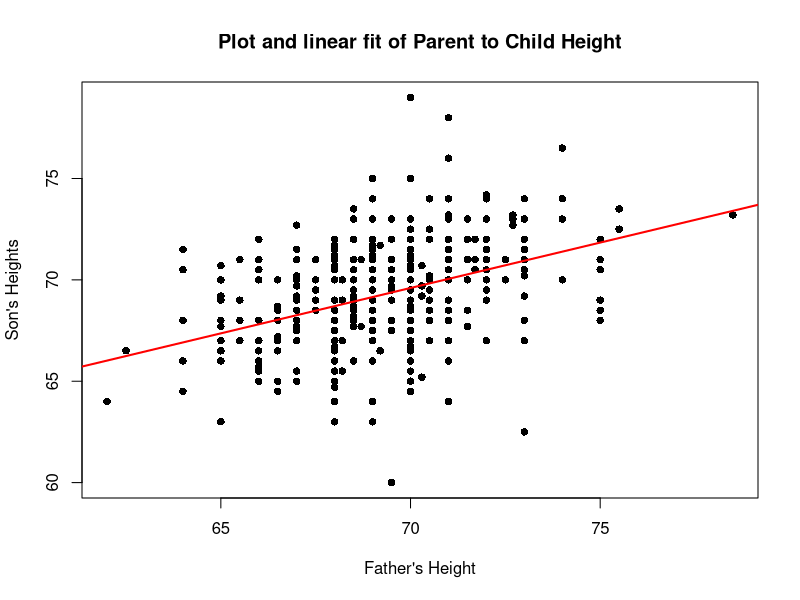
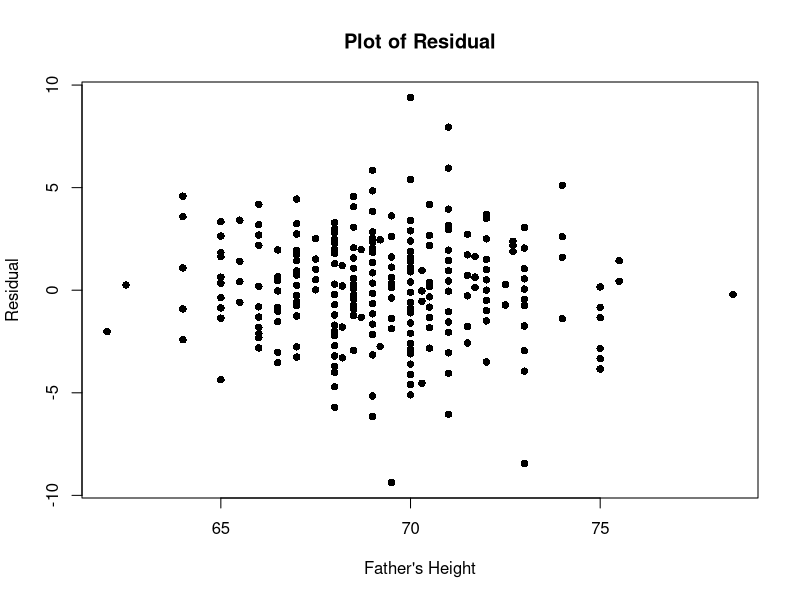
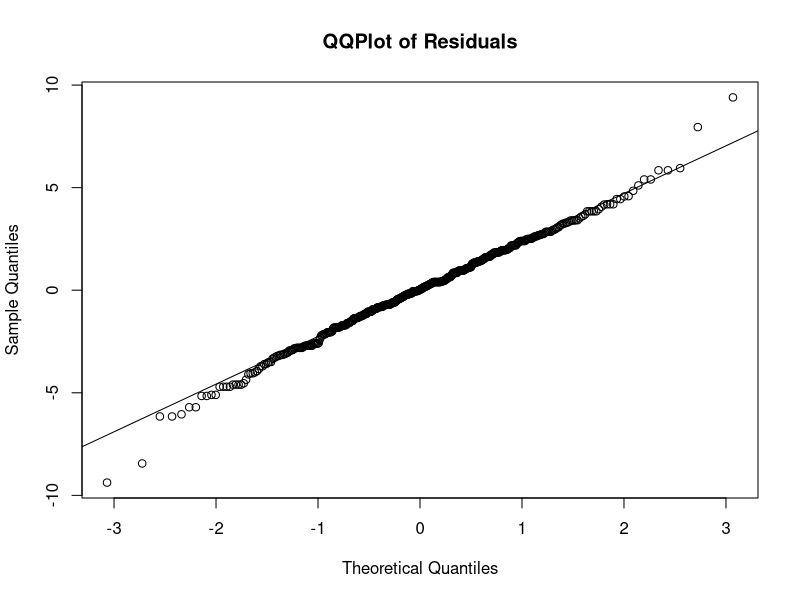

The R script that drew these images, in order:
dat.heights <- read.table("Hw 3/family_heights.txt", header = TRUE)

son.heights <- dat.heights[dat.heights$Gender == "M", ]

png(filename = "SonsData.png")
plot(son.heights$Father, son.heights$Height,
    pch = 16,
    ylab = "Son's Heights",
    xlab = "Father's Height",
    main = "Plot and linear fit of Parent to Child Height"
)

slr.fit <- lm(son.heights$Height ~ son.heights$Father, data = son.heights)
abline(slr.fit, lwd = 2, col = "red")
dev.off()

residuals <- resid(slr.fit)

png(filename = "ResidualsofSons.png")
plot(son.heights$Father, residuals,
    pch = 16,
    ylab = "Residual",
    xlab = "Father's Height",
    main = "Plot of Residual"
)
dev.off()

png(filename = "QQPlot.png")
qqnorm(residuals, main = "QQPlot of Residuals")
qqline(residuals)
dev.off()

anova.table <- anova(slr.fit)
MSE <- anova.table$"Mean Sq"[2]
xn <- 70
n <- length(son.heights$Height)
beta0 <- coef(slr.fit)[1]
beta1 <- coef(slr.fit)[2]
x <- son.heights$Father
yn <- beta0 + beta1 * xn
names(yn) <- NULL
tv <- qt(0.975, n - 2)
varey <- MSE * ((1 / n) + ((xn - mean(x))^2) / sum((x - mean(x))^2))
cilow.ey <- yn - tv * sqrt(varey)
ciupp.ey <- yn + tv * sqrt(varey)

xn <- 70
yn <- beta0 + beta1 * xn
names(yn) <- NULL
tv <- qt(0.975, n - 2)
varynew <- MSE * (1 + (1 / n) + ((xn - mean(x))^2) / sum((x - mean(x))^2))
pilow <- yn - tv * sqrt(varynew)
piupp <- yn + tv * sqrt(varynew)
print(c(pilow, piupp))
print(c(cilow.ey, ciupp.ey))
beta1
